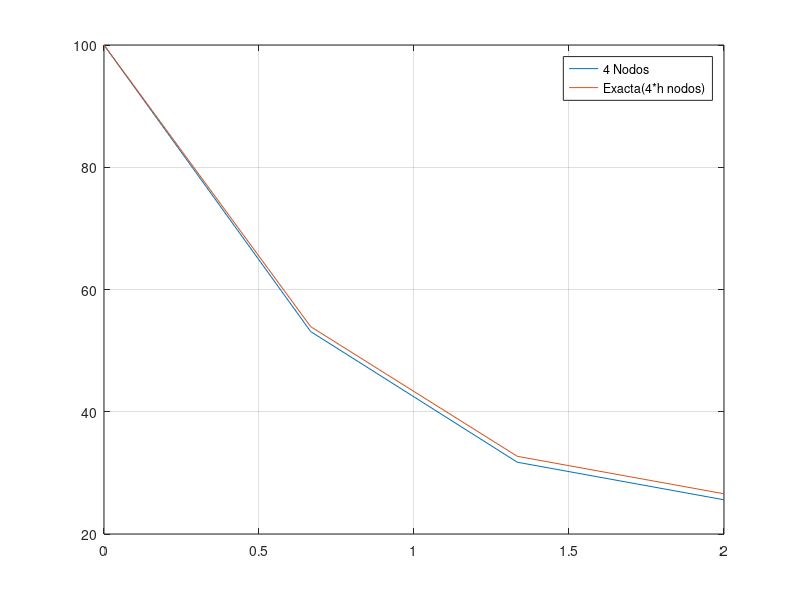

This figure's MATLAB source:
#---------------GUIA 1D - FEM---------------#
#Ejercicio 1 - A
clc;
clear all;

#Datos:
pcp=0;
k=1;
c=1;
G=@(x) zeros(length(x),1);
H=0;

#Discretizacion
L1=0;
L2=2;
cant_nodos=4;
h=(L2-L1)/(cant_nodos-1);
xnode=L1:h:L2;
G=G(xnode);

#Condiciones de borde :
T_L1=100;
q_L2=0;

#Armado de matriz Ke

#Aporte Difusivo :
De=zeros(2,2);
De(1,1)=k/h;
De(1,2)=-k/h;
De(2,1)=-k/h;
De(2,2)=k/h;

#Aporte Reactivo
Ce=zeros(2,2);
Ce(1,1)=2*c*h/6;
Ce(1,2)=c*h/6;
Ce(2,1)=c*h/6;
Ce(2,2)=2*c*h/6;



#Armado de matriz K
K=zeros(cant_nodos,cant_nodos);
F=zeros(cant_nodos,1);
for i=1:cant_nodos-1
  K(i,i)+=De(1,1)+Ce(1,1);
  K(i+1,i)+=De(2,1)+Ce(2,1);
  K(i,i+1)+=De(1,2)+Ce(1,2);
  K(i+1,i+1)+=De(2,2)+Ce(2,2);

  #Armado vector F
  F(i)=G(i)*h;
endfor
K
#imponemos condiciones de borde

#Condicion Dirichlet :
K(1,:)=zeros(1,cant_nodos);
K(1,1)=1;
F(1)=T_L1;

#Condicion Neumann :
F(cant_nodos)=G(cant_nodos)*h/2 -q_L2;
#Aporte Robin
K(cant_nodos,cant_nodos)=K(cant_nodos,cant_nodos)+H;

K
#obtenemos la solucion aproximada
T_ap=K\F

#Solucion analitica, para verificar
T_an= @(y) ((100*(e.^(-y))).*((e.^(2.*y))+e^4))./(1+e^4);
T_an(xnode)

plot(xnode,T_ap,";4 Nodos;");
hold on;
grid on;

vec_x=linspace(L1,L2,cant_nodos);
vec_y=T_an(vec_x);

plot(vec_x,vec_y,";Exacta(4*h nodos);");
